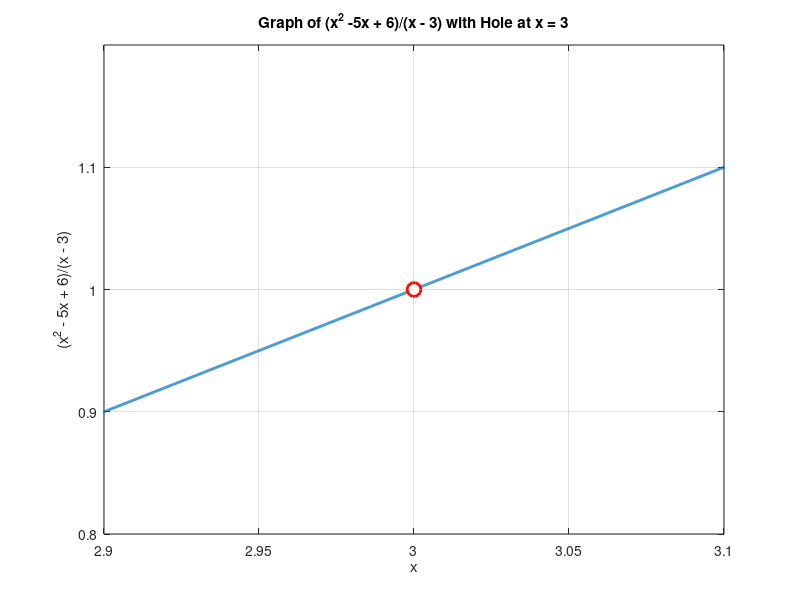

This chart was generated by the following MATLAB code:
% 2.2 Calculo de limit
% 

% 21. 
% x = 0.5:0.001:1.5;
% y = (sqrt(x + 4) - 2) ./ x;
% plot(x, y);
% grid on


% 22.
% Small interval around 0
% x = -0.2:0.0001:0.2;
% 
% % Remove x = 0 to avoid 0/0
% x(x == 0) = [];
% 
% % Function
% y = tan(3*x) ./ tan(5*x);
% 
% % Plot the function
% plot(x, y, 'LineWidth', 2)
% hold on; grid on;
% 
% % Plot the limit point (the hole)
% plot(0, 3/5, 'ro', 'MarkerSize', 8, 'MarkerFaceColor', 'r')
% 
% % Labels
% xlabel('x')
% ylabel('tan(3x) / tan(5x)')
% title('Graph of tan(3x)/tan(5x) near x = 0 with limit point')




% 23.
% x = 0.5:0.001:1.5;
% y = (x.^6 - 1) ./ (x.^10 - 1);
% plot(x, y)
% grid on

% 24.
% Small interval around zero
% x = -0.2:0.0001:0.2;
% 
% % Remove x = 0 to avoid 0/0
% x(x == 0) = [];
% 
% % Define the function
% y = (9.^x - 5.^x) ./ x;
% 
% % Plot the function
% plot(x, y, 'LineWidth', 2)
% hold on; grid on;
% 
% % Limit value at x = 0
% L = log(9/5);
% plot(0, L, 'ro', 'MarkerSize', 8, 'MarkerFaceColor', 'r')
% 
% % Labels
% xlabel('x')
% ylabel('(9^x - 5^x) / x')
% title('Graph of (9^x - 5^x) / x near x = 0')


% 27.
% x = -5:0.01:10;
% y = (2 - x) ./ (x - 1).^2;
% plot(x, y, 'LineWidth', 2);
% grid on 
% xlabel('x');
% ylabel('(2 - x) / (x - 1)^2');
% title('27.')

% ----- Practice with different equations -----
% Function: (x^2 - 5x + 6) / (x - 3)
% Domain (remove x = 3 so the graph breaks)
x = 1:0.0001:5;
x = x(x ~= 3);

y = (x.^2 - 5*x + 6) ./ (x - 3);

% Plot the function
plot(x, y, 'LineWidth', 2)
hold on
grid on

% Hole location (limit value)
hole_x = 3;
hole_y = hole_x - 2;   % because simplified function is y = x - 2

% Plot the open circle
plot(hole_x, hole_y, 'ro', ...
    'MarkerSize', 10, ...
    'LineWidth', 2, ...
    'MarkerFaceColor', 'w')   % white center = open circle

% Zoom in to see the hole clearly
xlim([2.9 3.1])
ylim([0.8 1.2])

title('Graph of (x^2 -5x + 6)/(x - 3) with Hole at x = 3')
xlabel('x')
ylabel('(x^2 - 5x + 6)/(x - 3)')





